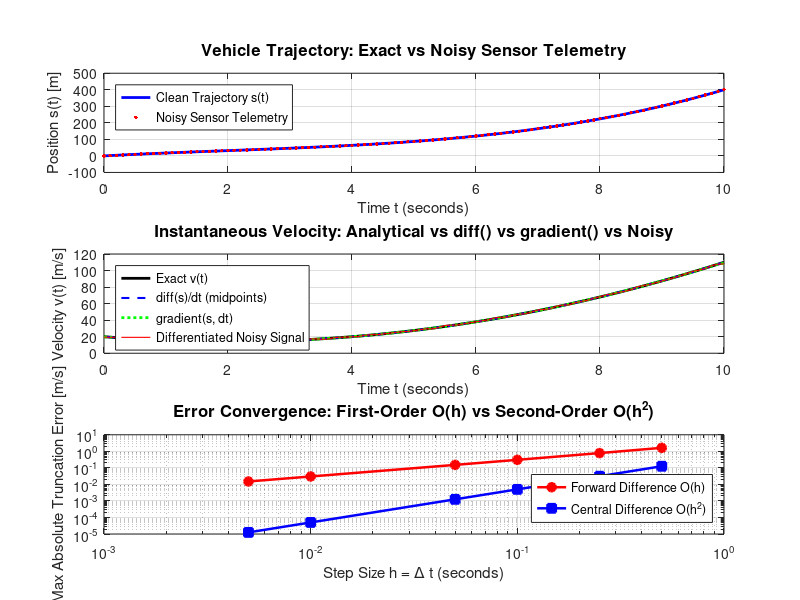

This figure's MATLAB source:
%% 01_derivatives_and_rates.m - Kinematics and Numerical Differentiation
% =========================================================================
% MODULE: Calculus for Engineers (R3: Change, Accumulation & Optimization)
% TOPIC : Derivatives as Instantaneous Rates of Change & Finite Differences
%
% ENGINEERING CONTEXT:
% In dynamic physical systems, sensors measure quantities at discrete time 
% intervals (sample period dt). For example, GPS or optical encoders measure 
% vehicle displacement s(t). Control systems require velocity v(t) = ds/dt 
% and acceleration a(t) = dv/dt to compute motor torque and braking force.
%
% This script demonstrates:
%   1. Continuous kinematics: s(t) -> v(t) -> a(t) with analytical derivatives
%   2. Finite difference methods: Forward, Backward, and Central differences
%   3. Convergence and truncation error analysis: O(h) vs O(h^2)
%   4. MATLAB built-in differentiation tools: diff() vs gradient()
%   5. Sensor noise sensitivity: Why numerical differentiation amplifies noise
% =========================================================================

clear;
close all;
clc;

fprintf('=======================================================\n');
fprintf('  CALCULUS FOR ENGINEERS: DERIVATIVES AND RATES        \n');
fprintf('=======================================================\n\n');

%% Section 1: Analytical Kinematics of an Accelerating Vehicle
% Consider a rocket-assisted sled with a cubic position profile over 10 s:
% Position:     s(t) = 0.5 * t^3 - 3 * t^2 + 20 * t   [meters]
% Velocity:     v(t) = ds/dt = 1.5 * t^2 - 6 * t + 20 [m/s]
% Acceleration: a(t) = dv/dt = 3.0 * t - 6             [m/s^2]
% Jerk:         j(t) = da/dt = 3.0                     [m/s^3]

t_start = 0.0;    % Start time [s]
t_end   = 10.0;   % End time [s]
dt      = 0.1;    % Nominal sampling interval [s]
t = t_start:dt:t_end; % Discrete time grid

% Analytical evaluations (ground truth)
s_exact = 0.5 .* (t.^3) - 3.0 .* (t.^2) + 20.0 .* t;
v_exact = 1.5 .* (t.^2) - 6.0 .* t + 20.0;
a_exact = 3.0 .* t - 6.0;

fprintf('--- 1. ANALYTICAL KINEMATICS AT KEY INTERVALS ---\n');
fprintf('Time t=0 s : s=%.2f m, v=%.2f m/s, a=%.2f m/s^2\n', ...
    s_exact(1), v_exact(1), a_exact(1));
fprintf('Time t=5 s : s=%.2f m, v=%.2f m/s, a=%.2f m/s^2\n', ...
    s_exact(t == 5.0), v_exact(t == 5.0), a_exact(t == 5.0));
fprintf('Time t=10 s: s=%.2f m, v=%.2f m/s, a=%.2f m/s^2\n\n', ...
    s_exact(end), v_exact(end), a_exact(end));

%% Section 2: Finite Difference Formulations (Manual Implementation)
% Given discrete samples s_k at t_k with constant step size h = dt:
%
% 1. Forward Difference:  v_fwd(k) = (s(k+1) - s(k)) / h          [O(h)]
% 2. Backward Difference: v_bwd(k) = (s(k) - s(k-1)) / h          [O(h)]
% 3. Central Difference:  v_cnt(k) = (s(k+1) - s(k-1)) / (2*h)    [O(h^2)]

N = length(t);
h = dt;

% Allocate arrays for computed velocities
v_fwd = zeros(1, N - 1); % Forward diff evaluated at indices 1 to N-1
v_bwd = zeros(1, N - 1); % Backward diff evaluated at indices 2 to N
v_cnt = zeros(1, N - 2); % Central diff evaluated at interior indices 2 to N-1

% Compute forward differences for k = 1 to N-1
for k = 1:(N - 1)
    v_fwd(k) = (s_exact(k + 1) - s_exact(k)) / h;
end

% Compute backward differences for k = 2 to N
for k = 2:N
    v_bwd(k - 1) = (s_exact(k) - s_exact(k - 1)) / h;
end

% Compute central differences for interior nodes k = 2 to N-1
for k = 2:(N - 1)
    v_cnt(k - 1) = (s_exact(k + 1) - s_exact(k - 1)) / (2 * h);
end

% Calculate maximum absolute truncation error against exact velocity
err_fwd = max(abs(v_fwd - v_exact(1:end-1)));
err_bwd = max(abs(v_bwd - v_exact(2:end)));
err_cnt = max(abs(v_cnt - v_exact(2:end-1)));

fprintf('--- 2. FINITE DIFFERENCE TRUNCATION ERROR (dt = %.3f s) ---\n', h);
fprintf('Forward Difference Max Error : %.6e m/s (First-order O(h))\n', err_fwd);
fprintf('Backward Difference Max Error: %.6e m/s (First-order O(h))\n', err_bwd);
fprintf('Central Difference Max Error : %.6e m/s (Second-order O(h^2))\n\n', err_cnt);

%% Section 3: Empirical Convergence Rate Study (O(h) vs O(h^2))
% By varying step size h over multiple orders of magnitude, we verify that
% halving h reduces first-order error by ~2x and central error by ~4x.

test_steps = [0.5, 0.25, 0.1, 0.05, 0.01, 0.005];
fwd_errors = zeros(size(test_steps));
cnt_errors = zeros(size(test_steps));

% Evaluation point for convergence check: t_eval = 4.0 s
t_eval = 4.0;
v_eval_exact = 1.5 * (t_eval^2) - 6.0 * t_eval + 20.0;

for i = 1:length(test_steps)
    step = test_steps(i);
    
    % Forward difference at t_eval
    s_curr = 0.5 * (t_eval^3) - 3.0 * (t_eval^2) + 20.0 * t_eval;
    s_plus = 0.5 * ((t_eval + step)^3) - 3.0 * ((t_eval + step)^2) + 20.0 * (t_eval + step);
    s_minus = 0.5 * ((t_eval - step)^3) - 3.0 * ((t_eval - step)^2) + 20.0 * (t_eval - step);
    
    v_fwd_est = (s_plus - s_curr) / step;
    v_cnt_est = (s_plus - s_minus) / (2 * step);
    
    fwd_errors(i) = abs(v_fwd_est - v_eval_exact);
    cnt_errors(i) = abs(v_cnt_est - v_eval_exact);
end

fprintf('--- 3. STEP SIZE CONVERGENCE AT t = %.1f s ---\n', t_eval);
fprintf('%-10s %-18s %-18s\n', 'Step (h)', 'Forward Err (m/s)', 'Central Err (m/s)');
for i = 1:length(test_steps)
    fprintf('%-10.4f %-18.4e %-18.4e\n', test_steps(i), fwd_errors(i), cnt_errors(i));
end
fprintf('\n');

%% Section 4: MATLAB Built-In Functions: diff() vs gradient()
% Common pitfall: diff(y) reduces array length by 1!
% diff(y) computes differences: [y(2)-y(1), y(3)-y(2), ..., y(N)-y(N-1)]
% To get derivative, one MUST divide by dt or diff(t).
%
% In contrast, gradient(y, dt) preserves length N:
% - Uses forward diff at first point
% - Uses central diff at all interior points
% - Uses backward diff at last point

% Method A: Using diff() with midpoint time alignment
v_diff = diff(s_exact) ./ dt;
t_mid = t(1:end-1) + dt / 2; % Correct time alignment for diff()

% Method B: Using gradient() with full array preservation
v_grad = gradient(s_exact, dt);
a_grad = gradient(v_grad, dt); % Second derivative for acceleration

max_grad_err_v = max(abs(v_grad - v_exact));
max_grad_err_a = max(abs(a_grad - a_exact));

fprintf('--- 4. MATLAB GRADIENT() ACCURACY ---\n');
fprintf('Max velocity error using gradient(): %.6e m/s\n', max_grad_err_v);
fprintf('Max accel error using gradient()   : %.6e m/s^2\n\n', max_grad_err_a);

%% Section 5: The Physical Challenge: Differentiating Noisy Sensor Data
% In real engineering telemetry, physical signals are corrupted by sensor 
% noise (thermal noise, ADC quantization).
% High-frequency noise is severely amplified by differentiation because:
% d/dt [ sin(omega * t) ] = omega * cos(omega * t)  (amplitude scaled by omega!)

rng(42); % Seed for reproducible telemetry noise
noise_sigma = 0.05; % 5 cm Gaussian measurement jitter on displacement
s_noisy = s_exact + noise_sigma * randn(size(s_exact));

% Direct numerical derivative of noisy signal
v_noisy = gradient(s_noisy, dt);
a_noisy = gradient(v_noisy, dt);

% Noise metrics: Root-Mean-Square Error (RMSE)
rmse_clean = sqrt(mean((v_grad - v_exact).^2));
rmse_noisy = sqrt(mean((v_noisy - v_exact).^2));
rmse_accel_noisy = sqrt(mean((a_noisy - a_exact).^2));

fprintf('--- 5. SENSOR NOISE AMPLIFICATION ---\n');
fprintf('Position noise standard dev (sigma): %.3f m\n', noise_sigma);
fprintf('Velocity RMSE on clean signal      : %.4e m/s\n', rmse_clean);
fprintf('Velocity RMSE on noisy signal      : %.4f m/s (severe amplification!)\n', rmse_noisy);
fprintf('Acceleration RMSE on noisy signal  : %.4f m/s^2\n\n', rmse_accel_noisy);

%% Section 6: Engineering Visualization
figure('Name', 'Kinematics and Numerical Differentiation', 'Position', [100, 100, 950, 750]);

% Subplot 1: Position Trajectory
subplot(3, 1, 1);
plot(t, s_exact, 'b-', 'LineWidth', 2); hold on;
plot(t, s_noisy, 'r.', 'MarkerSize', 8);
grid on;
title('Vehicle Trajectory: Exact vs Noisy Sensor Telemetry', 'FontSize', 12);
xlabel('Time t (seconds)');
ylabel('Position s(t) [m]');
legend('Clean Trajectory s(t)', 'Noisy Sensor Telemetry', 'Location', 'northwest');

% Subplot 2: Velocity & Truncation Comparison
subplot(3, 1, 2);
plot(t, v_exact, 'k-', 'LineWidth', 2); hold on;
plot(t_mid, v_diff, 'b--', 'LineWidth', 1.5);
plot(t, v_grad, 'g:', 'LineWidth', 2);
plot(t, v_noisy, 'r-', 'LineWidth', 0.8);
grid on;
title('Instantaneous Velocity: Analytical vs diff() vs gradient() vs Noisy', 'FontSize', 12);
xlabel('Time t (seconds)');
ylabel('Velocity v(t) [m/s]');
legend('Exact v(t)', 'diff(s)/dt (midpoints)', 'gradient(s, dt)', 'Differentiated Noisy Signal', ...
    'Location', 'northwest');

% Subplot 3: Convergence Rate (Log-Log Scale)
subplot(3, 1, 3);
loglog(test_steps, fwd_errors, 'ro-', 'LineWidth', 1.8, 'MarkerFaceColor', 'r'); hold on;
loglog(test_steps, cnt_errors, 'bs-', 'LineWidth', 1.8, 'MarkerFaceColor', 'b');
grid on;
title('Error Convergence: First-Order O(h) vs Second-Order O(h^2)', 'FontSize', 12);
xlabel('Step Size h = \Delta t (seconds)');
ylabel('Max Absolute Truncation Error [m/s]');
legend('Forward Difference O(h)', 'Central Difference O(h^2)', 'Location', 'southeast');

fprintf('Calculus script 01_derivatives_and_rates.m executed successfully.\n');
